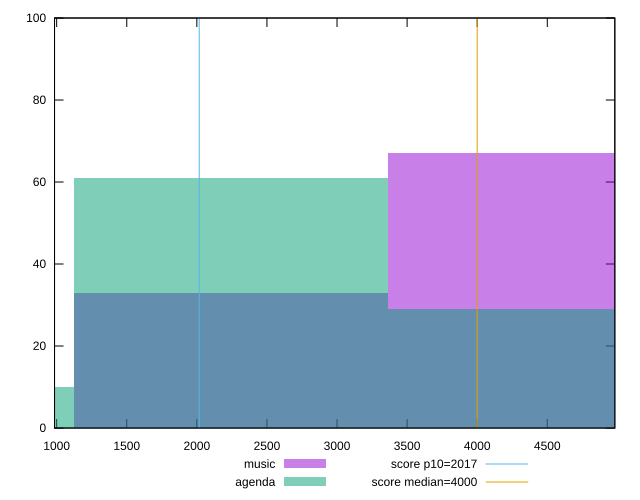

Recreate this plot in gnuplot.
reset

$music <<EOF
2241.614964253015 33
4483.22992850603 67
EOF

$agenda <<EOF
2241.614964253015 61
0 10
4483.22992850603 29
EOF

set key outside below
set boxwidth 2241.614964253015
set xrange [984.7800000000008:4981.827999999987]
set yrange [0:100]
set trange [0:100]
set style fill transparent solid 0.5 noborder

set parametric
set terminal svg size 640, 500 enhanced background rgb 'white'
set output "reports/report_00028_2021-02-24T12-49-42.674Z/mainthread-work-breakdown/comparison/histogram/0_vs_1.svg"

plot $music title "music" with boxes, \
     $agenda title "agenda" with boxes, \
     2017,t title "score p10=2017", \
     4000,t title "score median=4000"

reset
